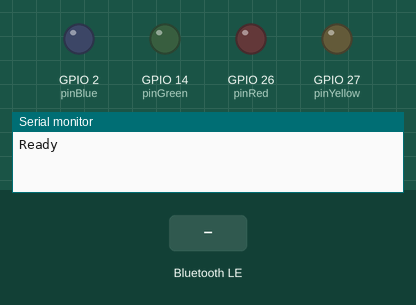
Simulated run of this sketch. Board: ESP32. Shown: output pins drawn as LEDs (lit = HIGH), the last lines printed to the serial monitor. The inputs (shaded band) are chosen by the test bench. Nothing arrives over Bluetooth unless stated; a phone connects over Bluetooth LE 3 s after start.

Above: at 1.2 s.
1.3 s: Bluetooth LE write "2" received
At 1.8 s:
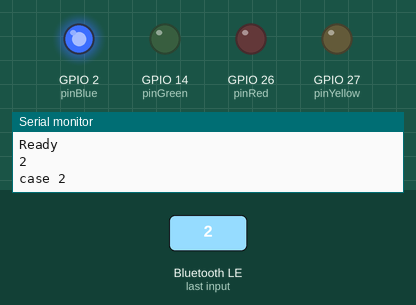
3.0 s: Bluetooth LE write "14" received
At 4.5 s:
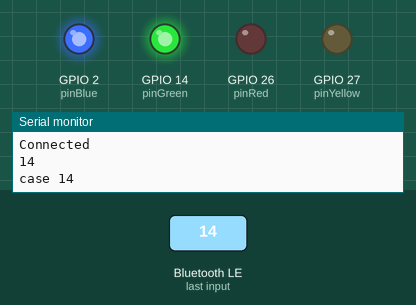
5.0 s: Bluetooth LE write "27" received
At 6.0 s:
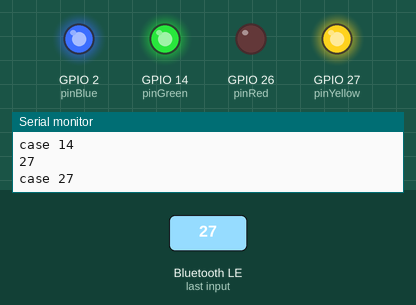
7.0 s: Bluetooth LE write "26" received
At 8.7 s:
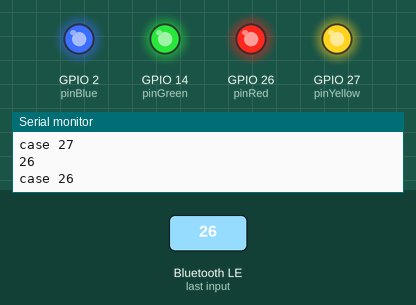
9.0 s: Bluetooth LE write "2" received
At 10.2 s:
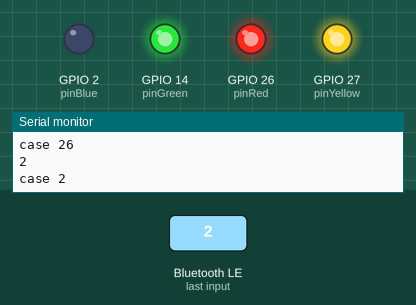
11.0 s: Bluetooth LE write "14" received
At 11.8 s:
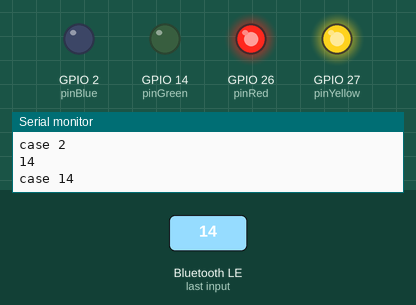
Timing chart, 0 to 14.0 s (numbered marks = the images above; inputs shaded):
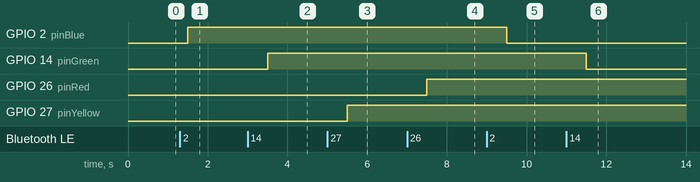

The sketch:

SmartHome.ino
```cpp
#include <Arduino.h>
#include <BLEDevice.h>
#include <BLEUtils.h>
#include <BLEServer.h>
#include <BLE2902.h>

#define SERVICE_UUID "ab0828b1-198e-4351-b779-901fa0e0371e"
#define MESSAGE_UUID "4ac8a682-9736-4e5d-932b-e9b31405049c"

#define DEVINFO_UUID (uint16_t)0x180a
#define DEVINFO_MANUFACTURER_UUID (uint16_t)0x2a29
#define DEVINFO_NAME_UUID (uint16_t)0x2a24
#define DEVINFO_SERIAL_UUID (uint16_t)0x2a25

#define DEVICE_MANUFACTURER "Foobar"
#define DEVICE_NAME "SmartHome"

BLECharacteristic *characteristicMessage;
// Pin in ESP
#define pinBlue 2
#define pinGreen 14
#define pinYellow 27
#define pinRed 26

// Value define is on or off led
int valuePinBlue = 0;
int valuePinGreen = 0;
int valuePinYellow = 0;
int valuePinRed = 0;

int LED_BUILTIN = 2;
int port = 0;

class MyServerCallbacks : public BLEServerCallbacks
{
    void onConnect(BLEServer *server)
    {
      Serial.println("Connected");
    };

    void onDisconnect(BLEServer *server)
    {
      Serial.println("Disconnected");
    }
};

class MessageCallbacks : public BLECharacteristicCallbacks
{
    void onWrite(BLECharacteristic *characteristic)
    {
      std::string data = characteristic->getValue();
      port = atoi( data.c_str());
      Serial.println(data.c_str());
    }

    void onRead(BLECharacteristic *characteristic)
    {
      characteristic->setValue("Foobar");
    }
};

int updateValue(int valuePin) {
  int value = 0;
  if (valuePin == 0) {
    value = 1;
  }else {
    value = 0;
  }
  return value;
}
void setNumber(int value) {
  //numeros utilizando os pinos

  switch (value) {
    case 2:
      valuePinBlue = updateValue(valuePinBlue);
      digitalWrite(pinBlue, valuePinBlue);
      Serial.println("case 2");
      break;
    case 14:
      valuePinGreen = updateValue(valuePinGreen);
      digitalWrite(pinGreen, valuePinGreen);
      Serial.println("case 14");
      break;
    case 27:
      valuePinYellow = updateValue(valuePinYellow);
      digitalWrite(pinYellow, valuePinYellow);
      Serial.println("case 27");
      break;
    case 26:
      valuePinRed = updateValue(valuePinRed);
      digitalWrite(pinRed, valuePinRed);
      Serial.println("case 26");
      break;
    default:
      break;
  }
  port = 0;
}
void setup()
{
  Serial.begin(9600);
  pinMode(pinBlue, OUTPUT);
  pinMode(pinGreen, OUTPUT);
  pinMode(pinYellow, OUTPUT);
  pinMode(pinRed, OUTPUT);

  // Setup BLE Server
  BLEDevice::init(DEVICE_NAME);
  BLEServer *server = BLEDevice::createServer();
  server->setCallbacks(new MyServerCallbacks());

  // Register message service that can receive messages and reply with a static message.
  BLEService *service = server->createService(SERVICE_UUID);
  characteristicMessage = service->createCharacteristic(MESSAGE_UUID, BLECharacteristic::PROPERTY_READ | BLECharacteristic::PROPERTY_NOTIFY | BLECharacteristic::PROPERTY_WRITE);
  characteristicMessage->setCallbacks(new MessageCallbacks());
  characteristicMessage->addDescriptor(new BLE2902());
  service->start();

  // Register device info service, that contains the device's UUID, manufacturer and name.
  service = server->createService(DEVINFO_UUID);
  BLECharacteristic *characteristic = service->createCharacteristic(DEVINFO_MANUFACTURER_UUID, BLECharacteristic::PROPERTY_READ);
  characteristic->setValue(DEVICE_MANUFACTURER);
  characteristic = service->createCharacteristic(DEVINFO_NAME_UUID, BLECharacteristic::PROPERTY_READ);
  characteristic->setValue(DEVICE_NAME);
  characteristic = service->createCharacteristic(DEVINFO_SERIAL_UUID, BLECharacteristic::PROPERTY_READ);
  String chipId = String((uint32_t)(ESP.getEfuseMac() >> 24), HEX);
  characteristic->setValue(chipId.c_str());
  service->start();

  // Advertise services
  BLEAdvertising *advertisement = server->getAdvertising();
  BLEAdvertisementData adv;
  adv.setName(DEVICE_NAME);
  adv.setCompleteServices(BLEUUID(SERVICE_UUID));
  advertisement->setAdvertisementData(adv);
  advertisement->start();

  Serial.println("Ready");
}

void loop()
{
  if (port != 0){
    setNumber(port);
  }

  delay(500);
}
```

Measured:
- after the input at 1.3 s, GPIO 2 (pinBlue): LOW → HIGH after 0.20 s
- after the input at 3.0 s, GPIO 14 (pinGreen): LOW → HIGH after 0.50 s
- after the input at 5.0 s, GPIO 27 (pinYellow): LOW → HIGH after 0.50 s
- after the input at 7.0 s, GPIO 26 (pinRed): LOW → HIGH after 0.50 s
- after the input at 9.0 s, GPIO 2 (pinBlue): HIGH → LOW after 0.50 s
- after the input at 11.0 s, GPIO 14 (pinGreen): HIGH → LOW after 0.50 s
